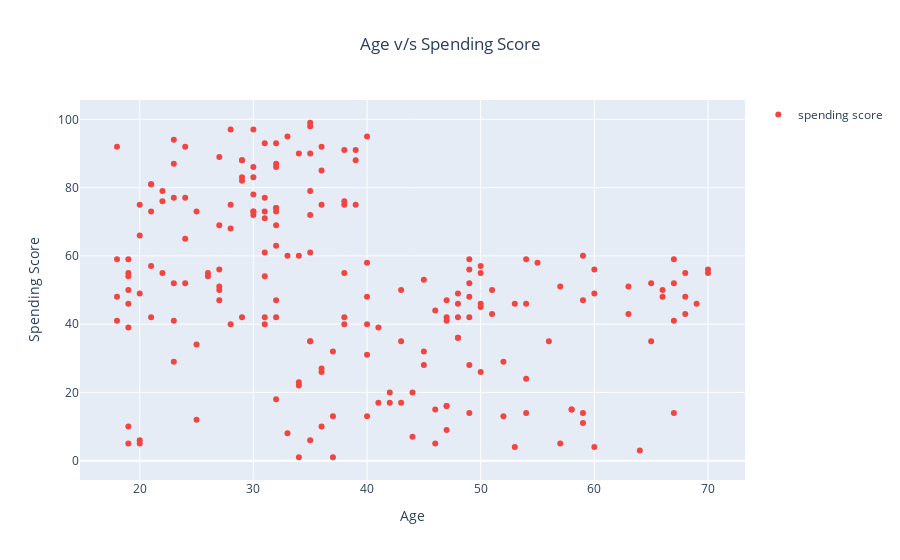

Notebook cell for this chart:
### Markdown cell above
Scatter plot

### Code cell
trace = go.Scatter(
    x = df['Age'],
    y = df['Spending Score'],
    name = 'spending score',
    mode = 'markers',
    marker = dict(color = '#f14542')
    )

layout = go.Layout(
    title = 'Age v/s Spending Score',
    title_x = 0.5,
    showlegend = True,
    xaxis = dict(title = 'Age'),
    yaxis = dict(title = 'Spending Score')
   
    )

data = [trace]

fig = go.Figure(data = data,layout = layout)
iplot(fig)

### Figure 1 — Plotly figure (JSON) as saved in the notebook; plotly's stock layout.template omitted (floating-point values rounded to 4 significant figures; data arrays with more than 128 entries replaced by an {"elided": "..."} marker saying what was removed)
{"data": [{"marker": {"color": "#f14542"}, "mode": "markers", "name": "spending score", "type": "scatter", "x": {"elided": "200 int values"}, "y": {"elided": "200 int values"}}], "layout": {"showlegend": true, "title": {"text": "Age v/s Spending Score", "x": 0.5}, "xaxis": {"title": {"text": "Age"}}, "yaxis": {"title": {"text": "Spending Score"}}}}
